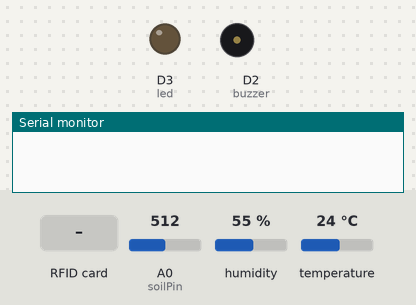
Bench run of a sketch on a simulated ESP8266 (NodeMCU). Shown: output pins drawn as LEDs (lit = HIGH), buzzer (waves = sounding, pin HIGH), the last lines printed to the serial monitor. The test bench sets the inputs (shaded band); at power-on: A0 (soilPin) = 512, humidity 55 %, temperature 24 °C. WiFi joins after 1.5 s; servers stay silent unless stated.

Above: at 3.0 s.
3.1 s: RFID card 5E 7A 19 C4 held to the reader
At 3.6 s:
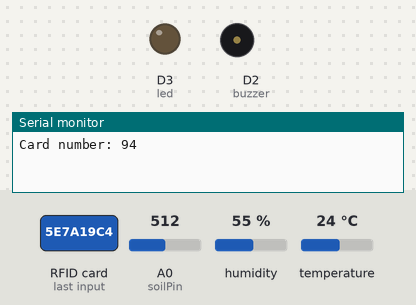
4.6 s: A0 (soilPin) set to 885
6.1 s: A0 (soilPin) set to 912
At 7.3 s:
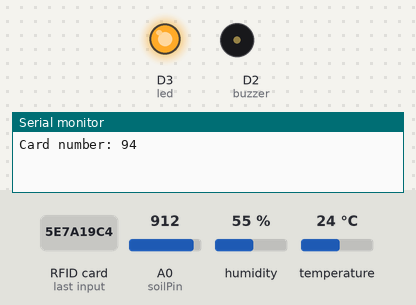
7.6 s: RFID card 5E 7A 19 C4 held to the reader
At 8.7 s:
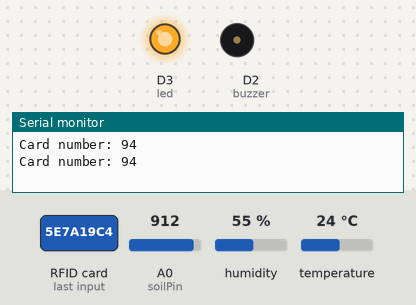
9.1 s: A0 (soilPin) set to 900
At 9.9 s:
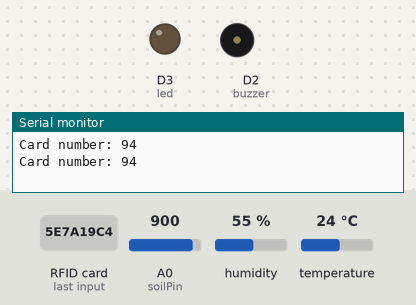
10.6 s: A0 (soilPin) set to 1023
At 11.5 s:
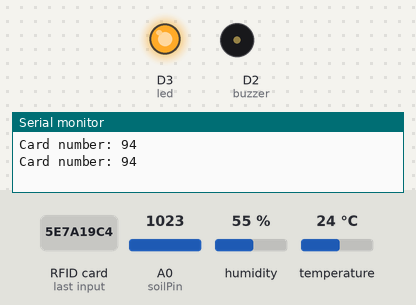
Timing chart, 0 to 13.1 s (numbered marks = the images above; inputs shaded):
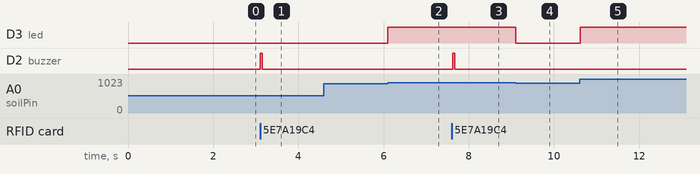

The sketch:

soilProject.ino
```cpp
#define BLYNK_PRINT Serial
#include <SPI.h>
#include <RFID.h>
#include <ESP8266WiFi.h>
#include <BlynkSimpleEsp8266.h>
#include <SimpleTimer.h>
#include <DHT.h>

char auth[] = "ef9d86b880da43feb15f5546e95b0afa"; //Enter the Auth code
char ssid[] = "Cancel";
char pass[] = "cansel1635.";

#define DHTPIN 2          // Digital pin 4
#define DHTTYPE DHT11

#define SS_PIN D0
#define RST_PIN D1

RFID rfid (SS_PIN, RST_PIN);
int cardNum;

int soilPin = A0;
int soilValue;
int led = D3;
int buzzer = D2;


DHT dht(DHTPIN, DHTTYPE);
SimpleTimer timer;

void sendSensor()
{
  float h = dht.readHumidity();
  float t = dht.readTemperature();

  if (isnan(h) || isnan(t)) {
    return;
  }
  Blynk.virtualWrite(V5, h);  //V5 is for Humidity
  Blynk.virtualWrite(V6, t);  //V6 is for Temperature

  if (t > 25) {
    Blynk.email("cansel.kucuk@gmail.com", "ESP8266 Alert", "Sıcaklık 25C'nin üzerine çıktı.");
    Blynk.notify("Sıcaklık 25C'nin üzerinde!");
  }
}

void soilControl(int pin) {
  soilValue = analogRead(pin);
  if (soilValue > 900) {
    digitalWrite(led, HIGH);
    //Blynk.notify("Toprak nem değeri düştü!");
  }
  else {
    digitalWrite(led, LOW);
  }
}


void rfidRead() {
  if (rfid.isCard()) {
    if (rfid.readCardSerial()) {
      cardNum = rfid.serNum[0];
      Serial.print("Card number: ");
      Serial.println(cardNum);
      if (cardNum == 196) {
        digitalWrite(buzzer, LOW);
        Serial.println("Kapı aciliyor...");
      }
      else {
        digitalWrite(buzzer, HIGH);
        delay(50);
        digitalWrite(buzzer, LOW);
        delay(50);
        Blynk.notify("Hırsız olabilir!!!");
      }
      delay(500);
    }
  }
}

void setup()
{
  // Debug console
  Serial.begin(115200);
  Blynk.begin(auth, ssid, pass);
  pinMode(led, OUTPUT);
  pinMode(buzzer, OUTPUT);
  SPI.begin();
  rfid.init();
  dht.begin();
  timer.setInterval(1000L, sendSensor);
}

void loop()
{
  rfidRead();
  soilControl(soilPin);
  sendSensor();
  Blynk.run();
  timer.run();
}
```

Measured:
- the behaviour switches between 900 and 901 on A0 (soilPin) (found by bisection; images 1 and 2)
- after the input at 3.1 s, D2 (buzzer): LOW → HIGH at once, → LOW 0.05 s later
- after the input at 4.6 s, every drawn part: stays the same
- after the input at 6.1 s, D3 (led): LOW → HIGH at once
- after the input at 7.6 s, D2 (buzzer): LOW → HIGH at once, → LOW 0.05 s later
- after the input at 9.1 s, D3 (led): HIGH → LOW at once
- after the input at 10.6 s, D3 (led): LOW → HIGH at once
